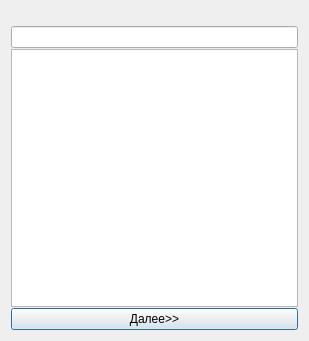
<?xml version="1.0" encoding="UTF-8"?>
<ui version="4.0">
 <class>testingDialog</class>
 <widget class="QDialog" name="testingDialog">
  <property name="geometry">
   <rect>
    <x>0</x>
    <y>0</y>
    <width>309</width>
    <height>341</height>
   </rect>
  </property>
  <property name="windowTitle">
   <string>Dialog</string>
  </property>
  <layout class="QVBoxLayout" name="verticalLayout">
   <property name="spacing">
    <number>1</number>
   </property>
   <item>
    <widget class="QLabel" name="l_question"/>
   </item>
   <item>
    <widget class="QLineEdit" name="form_input"/>
   </item>
   <item>
    <widget class="QListWidget" name="form"/>
   </item>
   <item>
    <layout class="QHBoxLayout" name="horizontalLayout">
     <item>
      <widget class="QPushButton" name="butt_next">
       <property name="text">
        <string>Далее&gt;&gt;</string>
       </property>
       <property name="autoDefault">
        <bool>false</bool>
       </property>
       <property name="default">
        <bool>true</bool>
       </property>
      </widget>
     </item>
    </layout>
   </item>
  </layout>
 </widget>
 <resources/>
 <connections/>
</ui>
